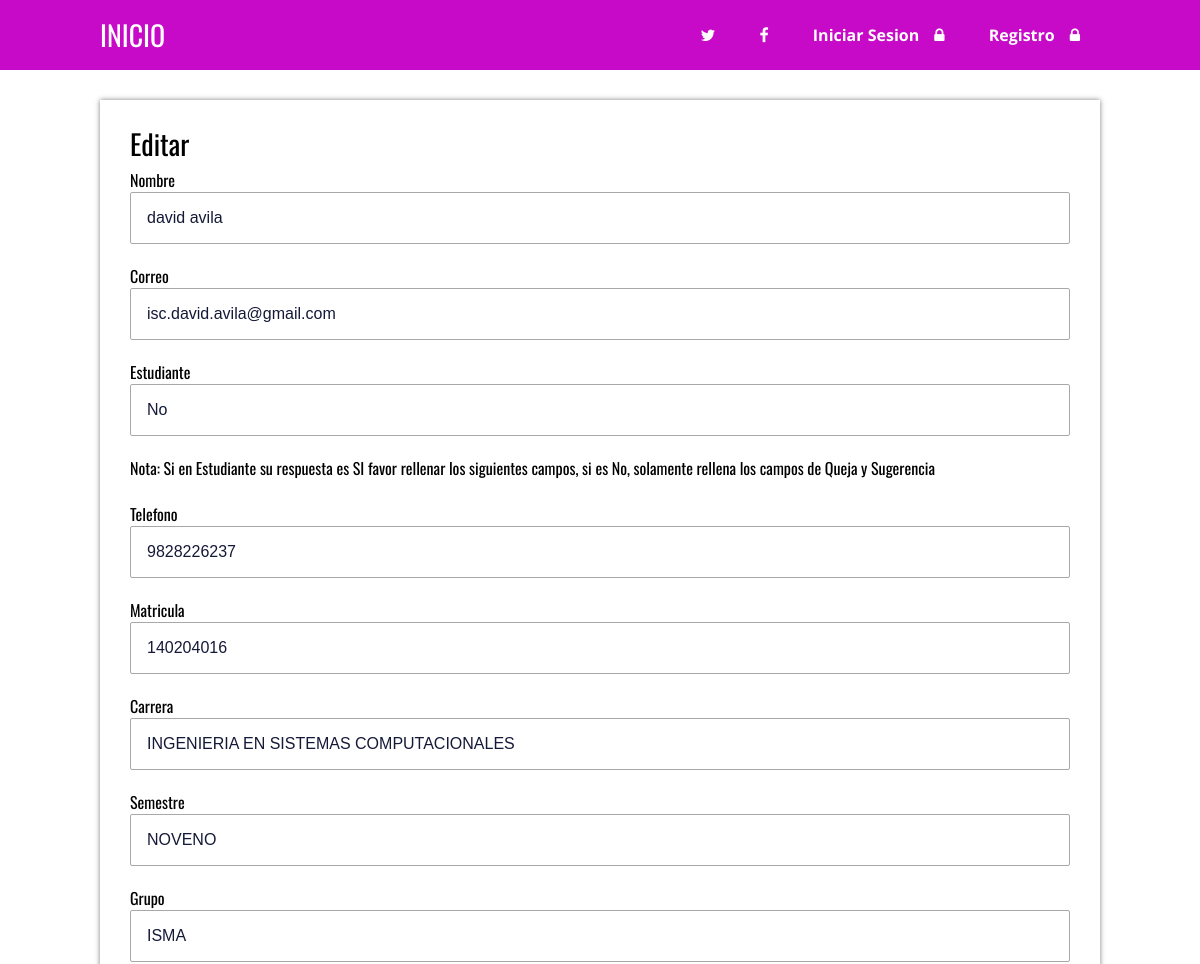
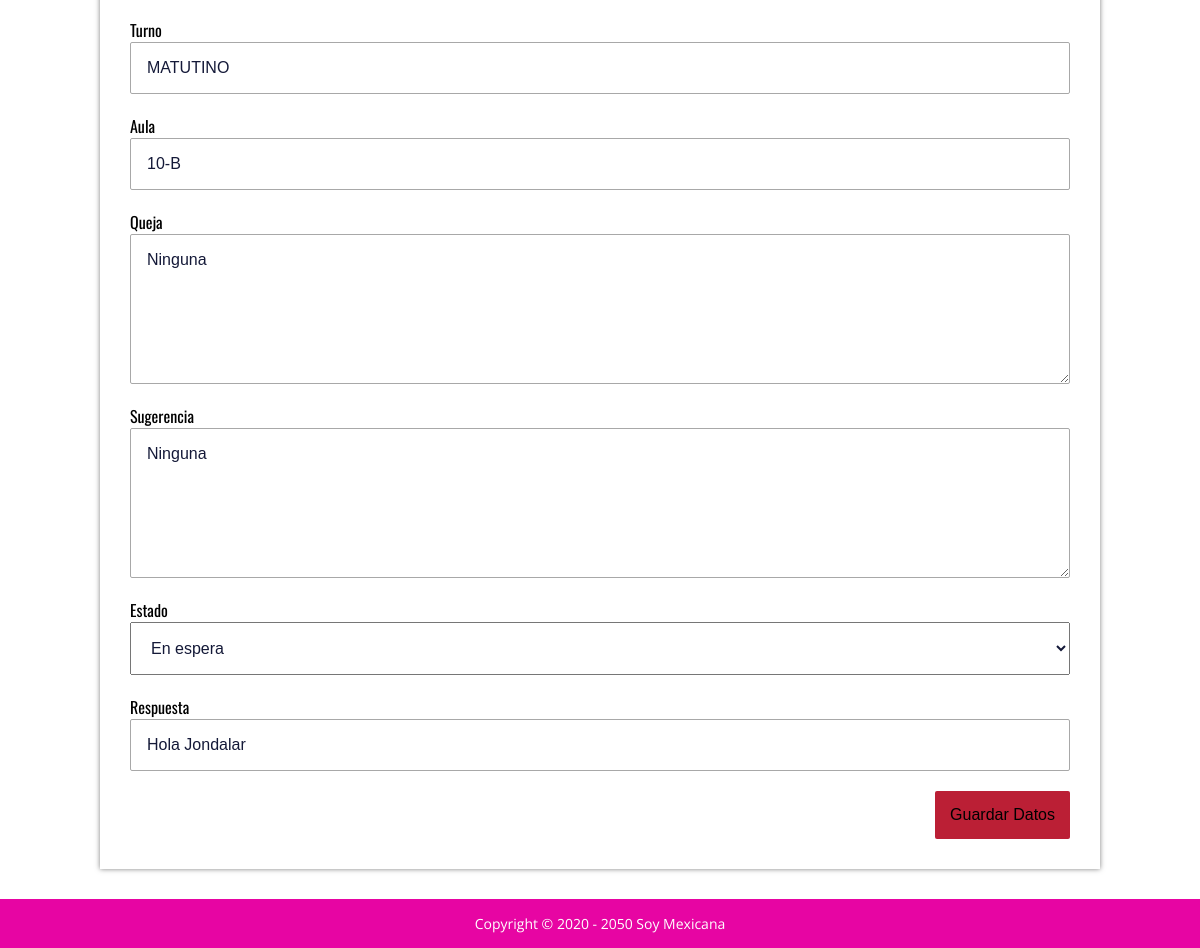
/admin/editar.php?id=1 (signed in), run on the app's committed database (2 pictures, top to bottom).
### tables this page shows
CREATE TABLE `formulario` (
  `id` int(11) NOT NULL,
  `nombre` varchar(150) NOT NULL,
  `correo` varchar(150) NOT NULL,
  `estudiante` varchar(80) NOT NULL,
  `telefono` varchar(10) NOT NULL,
  `n_control` varchar(80) NOT NULL,
  `carrera` varchar(150) NOT NULL,
  `semestre` varchar(150) NOT NULL,
  `grupo` varchar(150) NOT NULL,
  `turno` varchar(150) NOT NULL,
  `aula` varchar(150) NOT NULL,
  `queja` varchar(255) NOT NULL,
  `sugerencia` varchar(255) NOT NULL,
  `fecha` timestamp NOT NULL DEFAULT CURRENT_TIMESTAMP ON UPDATE CURRENT_TIMESTAMP,
  `estado` varchar(150) NOT NULL,
  `respuesta` varchar(255) NOT NULL
);

### admin/editar.php (called while the page is built, shortened)
<?php session_start();
require 'config.php';
require '../functions.php';
$conexion = conexion($bd_config);
if ($_SERVER['REQUEST_METHOD'] == 'POST') {
	$id = limpiarDatos($_POST['id']);
	$estado = limpiarDatos($_POST['estado']);
	$respuesta = limpiarDatos($_POST['respuesta']);
	$statement = $conexion->prepare(
		'UPDATE formulario SET estado = :estado, respuesta = :respuesta  WHERE id = :id'
	);
	$statement->execute(array(
		':id' => $id,
		':estado' => $estado,
		':respuesta' => $respuesta
	));
	header("Location: " . RUTA . '/admin/consulta.php');
} else {
	$id_articulo = id_articulo($_GET['id']);
	$post = obtener_post_por_id($conexion, $id_articulo);
	$post = $post[0];
}
require '../views/editar.view.php';
?>

### functions.php (called while the page is built, shortened)
<?php
function limpiarDatos($datos){
	$datos = trim($datos);
	$datos = stripslashes($datos);
	$datos = htmlspecialchars($datos);
	return $datos;
}
function obtener_post_por_id($conexion, $id){
	$resultado = $conexion->query("SELECT * FROM formulario WHERE id = $id LIMIT 1");
	$resultado = $resultado->fetchAll();
	return ($resultado) ? $resultado : false;
}
function id_articulo($id){
	return (int)limpiarDatos($id);
}
?>

### views/editar.view.php (the view, shortened to what this page needs)
<?php require 'header.php'; ?>
	<div class="contenedor">
		<div class="post">
			<article>
				<h2 class="titulo">Editar</h2>
				<form action="<?php echo htmlspecialchars($_SERVER['PHP_SELF']); ?>" class="formulario" enctype="multipart/form-data" method="post">
					<h4>Nombre</h4>
					<input type="text" name="nombre" value="<?php echo $post['nombre']; ?>">
				<h4>Correo</h4>
					<input type="text" name="correo" value="<?php echo $post['correo']; ?>" >
				<h4>Estudiante</h4>
					<input type="text" name="estudiante" value="<?php echo $post['estudiante']; ?>">
				<h4>Nota: Si en Estudiante su respuesta es SI favor rellenar los siguientes campos, si es No, solamente rellena los campos de Queja y Sugerencia </h4>
				<br>
				<h4>Telefono</h4>
					<input type="text" name="telefono" value="<?php echo $post['telefono']; ?>">
				<h4>Matricula</h4>
					<input type="text" name="n_control" value="<?php echo $post['n_control']; ?>">
				<h4>Carrera</h4>
					<input type="text" name="carrera" value="<?php echo $post['carrera']; ?>">
				<h4>Semestre</h4>
					<input type="text" name="semestre" value="<?php echo $post['semestre']; ?>">
				<h4>Grupo</h4>
					<input type="text" name="grupo" value="<?php echo $post['grupo']; ?>">
				<h4>Turno</h4>
					<input type="text" name="turno" value="<?php echo $post['turno']; ?>">
				<h4>Aula</h4>
					<input type="text" name="aula" value="<?php echo $post['aula']; ?>">
				<h4>Queja</h4>
					<textarea name="queja" ><?php echo $post['queja']; ?></textarea>
				<h4>Sugerencia</h4>
					<textarea name="sugerencia" ><?php echo $post['sugerencia']; ?></textarea>
				<h4>Estado</h4>
					<select name="estado">
						<option value="En espera">En espera</option>
					</select>
				<h4>Respuesta</h4>
					<input type="text" name="respuesta" value="<?php echo $post['respuesta']; ?>">
					<input type="submit" value="Guardar Datos">
				</form>
			</article>
		</div>
	</div>
<?php require 'footer.php'; ?>

### css/estilos.css (style rules this page uses)
* { margin: 0; padding: 0; -webkit-box-sizing: border-box; -moz-box-sizing: border-box; box-sizing: border-box; }
body { font-size: 16px; font-family: 'Open Sans', sans-serif; background: #ffffff; }
h1, h2, h3, h4, h5, h6 { font-family: "Oswald", Arial, Sans-serif; font-weight: normal; text-align: justify; }
.contenedor { max-width: 1000px; width: 90%; margin: auto; }
.post { width: 100%; background: #fff; box-shadow: 0px 0px 5px rgba(0,0,0, .5); margin-bottom: 30px; padding: 30px; }
.post article .titulo { font-family: "Oswald", Arial, Sans-serif; font-size: 28px; font-weight: normal; line-height: 28px; margin-bottom: 10px; }
.formulario { width: 100%; overflow: hidden; }
.formulario input[type="text"], .formulario input[type="email"], .formulario input[type="password"], .formulario textarea { border: 1px solid #A8A8A8; border-radius: 2px; padding: 16px; width: 100%; display: block; margin-bottom:20px; font-family:Arial, sans-serif, helvetica; font-size: 1em; color:#141938; }
.formulario textarea { max-width: 100%; min-width: 100%; max-height: 300px; min-height: 150px; }
.formulario input[type="submit"] { padding: 15px; background: #BB1F35; color:#000; font-size: 1em; font-family: Arial, sans-serif, helvetica; border-radius: 2px; border:none; float: right; cursor: pointer; }
select { width: 100%; overflow: hidden; padding: 16px; width: 100%; display: block; margin-bottom:20px; font-family:Arial, sans-serif, helvetica; font-size: 1em; color:#141938; }

### data on the page
formulario: nombre "david avila", correo "isc.david.avila@gmail.com", estudiante "No", telefono "9828226237", n_control "140204016", carrera "INGENIERIA EN SISTEMAS COMPUTACIONALES", semestre "NOVENO", grupo "ISMA", turno "MATUTINO", aula "10-B", queja "Ninguna", sugerencia "Ninguna", respuesta "Hola Jondalar"
